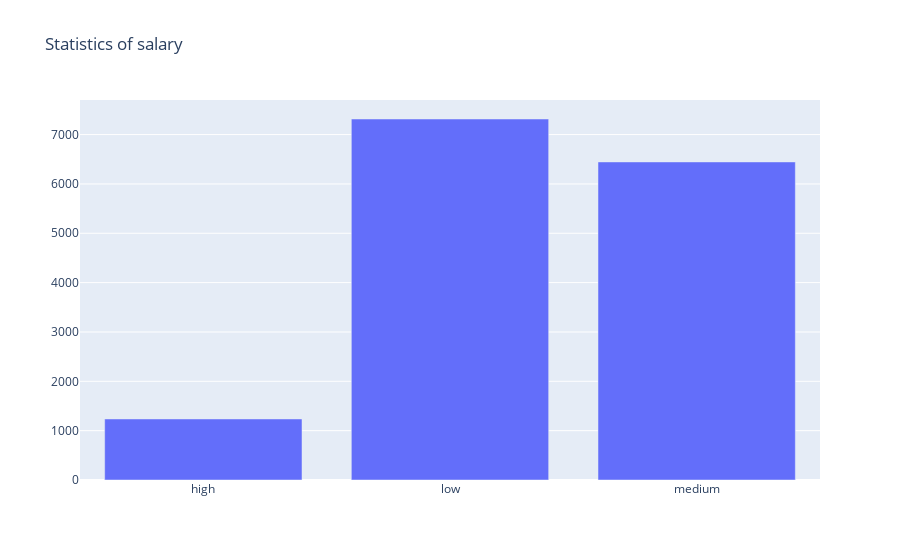

Here is the notebook cell this chart was saved with:
### Code cell
trace0 = go.Bar(
    x=people_salary.index,
    y=people_salary.count_peaople,
    name='Sales'
)

  
data = [trace0]
layout = {'title': 'Statistics of salary'}

fig = go.Figure(data=data, layout=layout)

iplot(fig)

### Figure 1 — Plotly figure (JSON) as saved in the notebook; plotly's stock layout.template omitted (floating-point values rounded to 4 significant figures)
{"data": [{"name": "Sales", "type": "bar", "x": ["high", "low", "medium"], "y": [1237, 7316, 6446]}], "layout": {"title": {"text": "Statistics of salary"}}}
